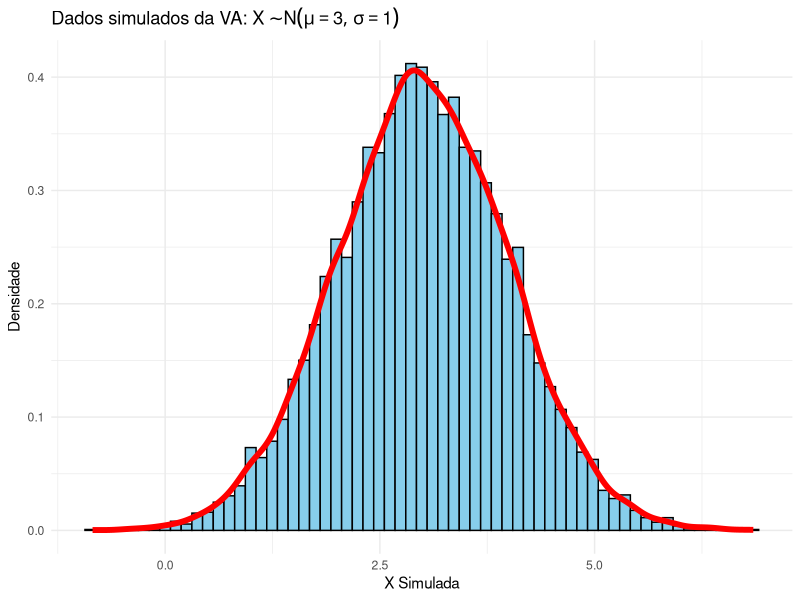
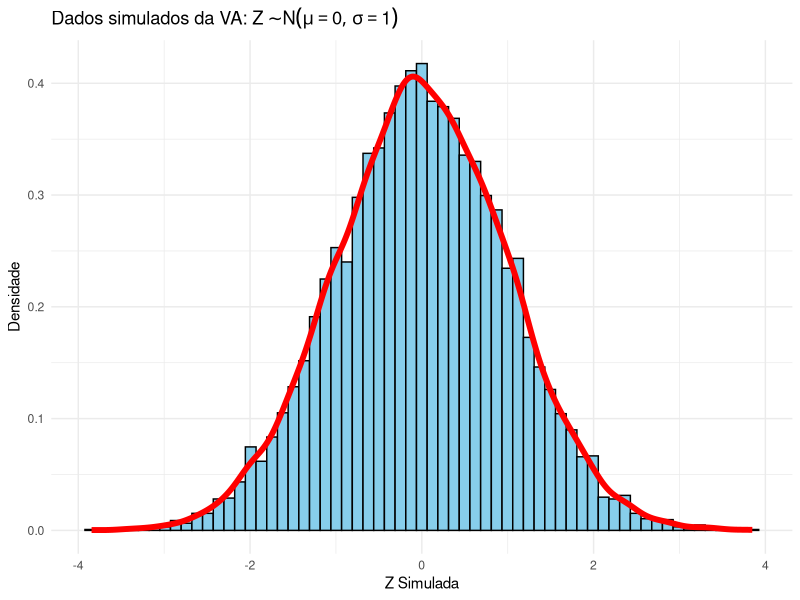

R code for these plots, in order:
## ---- chunk 1
#| label: setup
#| echo: false

# configura exibição de números
options(digits = 8, scipen = 999)

# carrega pacotes
library(tidyverse)
## ---- chunk 2
set.seed(123)
rnorm(5)
## ---- chunk 3
dnorm(0)
## ---- chunk 4
pnorm(1.96)
## ---- chunk 5
qnorm(0.975)
## ---- chunk 6
set.seed(123)
x_simulada <- rnorm(10000, mean = 3, sd = 1)
head(x_simulada)
## ---- chunk 7
# média amostral
mean(x_simulada)
## ---- chunk 8
# desvio padrão amostral
mean(x_simulada)
sd(x_simulada)
## ---- chunk 9
#| echo: false
df <- data.frame(x_simulada)

# Regra de Freedman-Diaconis para calcular o binwidth
iqr_valores <- IQR(df$x_simulada)
n <- length(df$x_simulada)
binwidth_fd = 2 * iqr_valores / (n^(1/3))

# Histograma com densidade empírica
ggplot(df, aes(x = x_simulada)) +
  geom_histogram(
    aes(y = after_stat(density)), 
    binwidth = binwidth_fd, 
    color = "black",
    fill = "skyblue") +
  geom_density(col = "red", size = 2) + 
  labs(title = expression("Dados simulados da VA: " * X %~% N(mu == 3, sigma == 1)), 
     x = "X Simulada",
     y = "Densidade") +
  theme_minimal()
## ---- chunk 10
set.seed(123)
z_simulada <- rnorm(10000, mean = 0, sd = 1)
head(z_simulada)
## ---- chunk 11
# média amostral
mean(z_simulada)
## ---- chunk 12
# desvio amostral
sd(z_simulada)
## ---- chunk 13
#| echo: false
df2 <- data.frame(z_simulada)

# Regra de Freedman-Diaconis para calcular o binwidth
iqr_valores <- IQR(df2$z_simulada)
n <- length(df2$z_simulada)
binwidth_fd = 2 * iqr_valores / (n^(1/3))

# Histograma com densidade empírica
ggplot(df2, aes(x = z_simulada)) +
  geom_histogram(
    aes(y = after_stat(density)), 
    binwidth = binwidth_fd, 
    color = "black",
    fill = "skyblue") +
  geom_density(col = "red", size = 2) + 
  labs(title = expression("Dados simulados da VA: " * Z %~% N(mu == 0, sigma == 1)), 
     x = "Z Simulada",
     y = "Densidade") +
  theme_minimal()
## ---- chunk 14
dnorm(0)
## ---- chunk 15
pnorm(0)
## ---- chunk 16
pnorm(1)
## ---- chunk 17
1 - pnorm(0)
## ---- chunk 18
pnorm(0.14) - pnorm(-0.98)
## ---- chunk 19
qnorm(0.5)
## ---- chunk 20
qnorm(0.9)
## ---- chunk 21
# Simulando notas de uma turma de 19 alunos
# Fixa a semente para reprodutibilidade
set.seed(2024)

# Simula notas com média 55 e desvio padrão 12
notas_turma <- round(rnorm(19, mean = 55, sd = 12), 2)

# Limita as notas entre 38 e 85
notas_turma <- pmax(38, pmin(85, notas_turma)) 

# Visualiza as notas simuladas
head(notas_turma, 19)
## ---- chunk 22
# Cria a data frame analise_relativa
analise_relativa <- data.frame(alunos = 1:19, notas = notas_turma) %>%
  # Calcula o z-score e nota relativa
  mutate(
    z_score = scale(notas),              # calcula o z-score
    z_score_arred = round(z_score, 1),   # arredonda o z-score
    nota_relativa = round(pnorm(z_score) * 100, 1)  # percentil
  ) %>%
  # Remove coluna intermediária
  select(-z_score)
  
# Visualiza os dados
head(analise_relativa, 19)
## ---- chunk 23
# seu código aqui
pnorm(-0,04, mean = 0.01, sd = 0.03)
## ---- chunk 24
# seu código aqui
1 - pnorm(0, mean = 0.01, sd = 0.03)
## ---- chunk 25
# seu código aqui
1 - pnorm(0,05)
## ---- chunk 26
# seu código aqui
1 - pnorm(15000, mean = 12000, sd = 2500)
## ---- chunk 27
# seu código aqui
qnorm(0.95, mean = 12000, sd = 2500)
## ---- chunk 28
# seu código aqui
qnorm(0.1, mean = 12000, sd = 2500)
## ---- chunk 29
# Fixa a semente do gerador de números aleatórios
set.seed(123)

# Listagem da população de faturas
listagem_populacao <- 1:10000

# Extrai uma AAS com n = 20 da população, sem reposição
faturas_selecionadas <- sample(listagem_populacao, 20)
faturas_selecionadas
## ---- chunk 30
# Definir o número de lançamentos
n_lancamentos <- 10

# Simular os lançamentos de um dado honesto
set.seed(123)  # Para reprodutibilidade
dado <- 1:6
resultados <- sample(dado, n_lancamentos, replace = TRUE)

# Calcular a média empírica após os lançamentos
media_empirica <- mean(resultados)
media_empirica
## ---- chunk 31
# Definir os dados do investimento
retornos <- c(-50000, 100000, 300000)
probabilidades <- c(0.2, 0.5, 0.3)

# Cálculo teórico do valor esperado
valor_esperado <- sum(retornos * probabilidades)
valor_esperado
## ---- chunk 32
# Simulação para verificação
set.seed(123)
n_simulacoes <- 10000

# Simular investimentos
indices <- sample(1:3, n_simulacoes, prob = probabilidades, replace = TRUE)
retornos_simulados <- retornos[indices]

# Média empírica
media_empirica <- mean(retornos_simulados)
media_empirica
## ---- chunk 33
table(retornos_simulados) / n_simulacoes
## ---- chunk 34
# Define os parâmetros
prob_incendio <- 0.01
valor_indenizacao <- 150000
margem <- 0.25

# a) Valor esperado das indenizações
valor_esperado <- prob_incendio * valor_indenizacao
valor_esperado
## ---- chunk 35
premio_anual <- valor_esperado * (1 + margem)
premio_anual
## ---- chunk 36

set.seed(123)
n_casas <- 10000
sinistros <- sample(c(0, valor_indenizacao), n_casas, 
                   prob = c(0.99, 0.01), replace = TRUE)

# Calcula a média dos sinistros
media_sinistros <- mean(sinistros)
media_sinistros
## ---- chunk 37
num_incendios <- sum(sinistros > 0)
num_incendios
## ---- chunk 38
# seu código aqui
